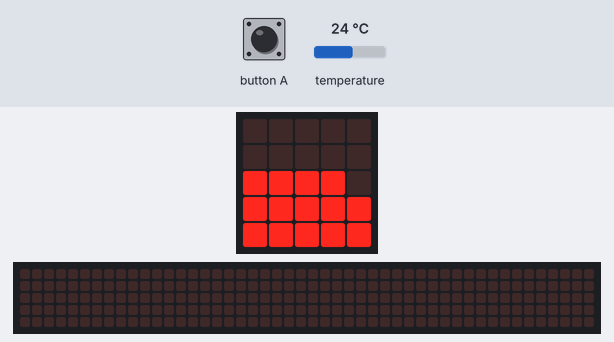
The program below on a simulated BBC micro:bit running MicroPython. Shown: the board's 5×5 LED display, a strip that is not on the board, showing the scrolling text unrolled. The test bench sets the inputs (shaded band); at power-on: temperature 24 °C. The 48×5 strip is a reading aid, not a part: it shows the text the display is scrolling, unrolled, one strip-width of it at a time.

Above: at 1.2 s.
1.3 s: button A pressed for 0.15 s
At 1.47 s:
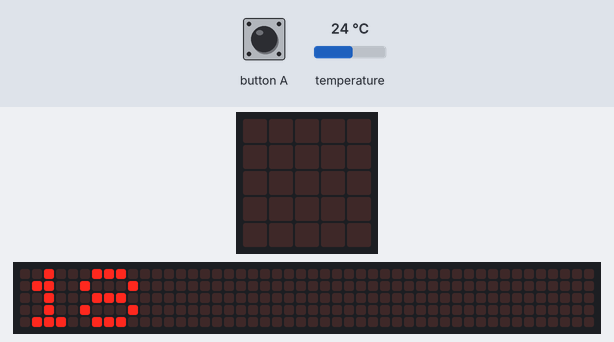
2.0 s: temperature set to 12 °C
At 4.6 s:
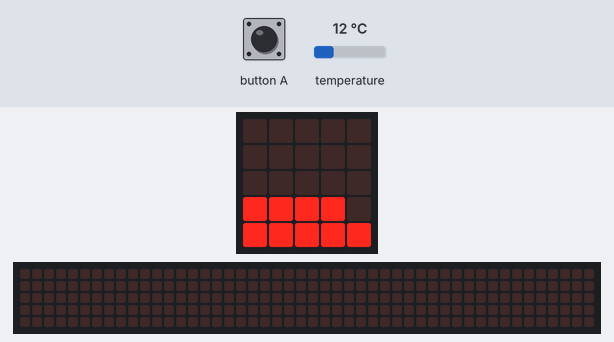
5.0 s: temperature set to 19 °C
At 5.7 s:
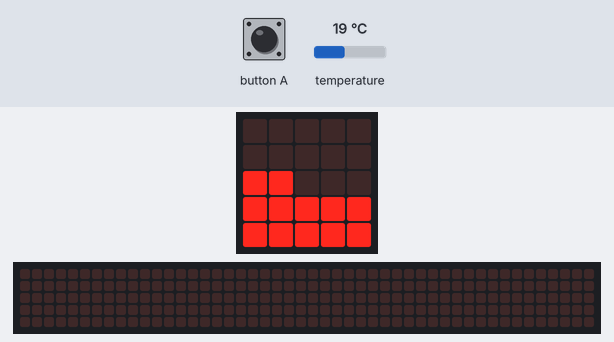
6.5 s: temperature set to 28 °C
At 7.0 s:
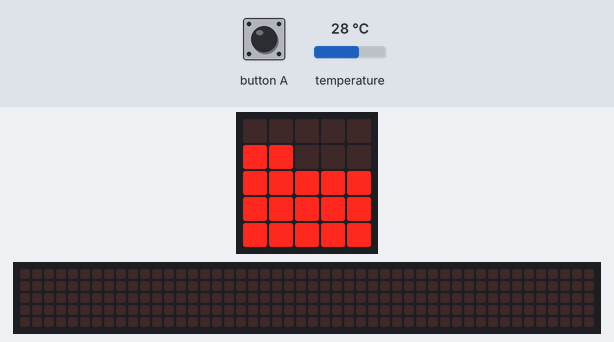
8.1 s: temperature set to 33 °C
At 9.4 s:
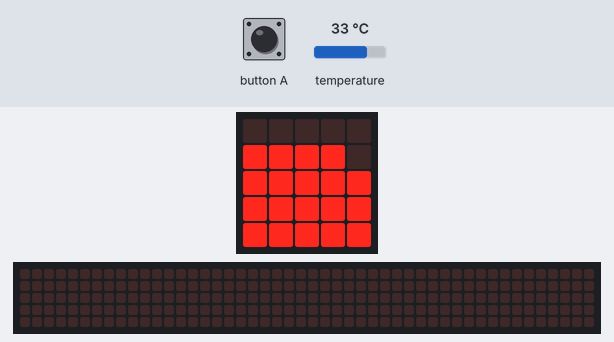
9.7 s: temperature set to 41 °C
At 10.9 s:
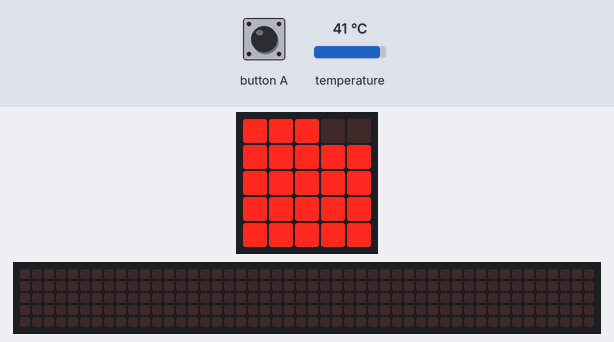
Timing chart, 0 to 12.3 s (numbered marks = the images above; inputs shaded):
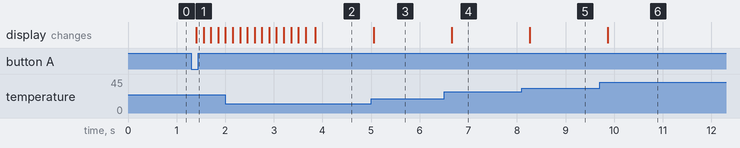

Measured:
- after the input at 1.3 s, the display: changes after 0.10 s (image 1)
- after the input at 2.0 s, the display: first differs from a run without the input after 1.9 s (image 2)
- after the input at 5.0 s, the display: changes after 0.06 s (image 3)
- after the input at 6.5 s, the display: changes after 0.16 s (image 4)
- after the input at 8.1 s, the display: changes after 0.16 s (image 5)
- after the input at 9.7 s, the display: changes after 0.17 s (image 6)

The program:

microbit_temp.py
```python
from microbit import *
import math

#tot hier import dingen

script = True

#tot hier het script aanzetten

mintien = Image("00000:"
             "00000:"
             "00000:"
             "00000:"
             "90000")

minacht = Image("00000:"
             "00000:"
             "00000:"
             "00000:"
             "99000")

minzes = Image("00000:"
             "00000:"
             "00000:"
             "00000:"
             "99900")

minvier = Image("00000:"
             "00000:"
             "00000:"
             "00000:"
             "99990")

mintwee = Image("00000:"
             "00000:"
             "00000:"
             "00000:"
             "99999")
nul = Image("00000:"
             "00000:"
             "00000:"
             "90000:"
             "99999")

twee = Image("00000:"
             "00000:"
             "00000:"
             "99000:"
             "99999")

vier = Image("00000:"
             "00000:"
             "00000:"
             "99900:"
             "99999")

zes = Image("00000:"
             "00000:"
             "00000:"
             "99990:"
             "99999")

acht = Image("00000:"
             "00000:"
             "00000:"
             "99999:"
             "99999")

tien = Image("00000:"
             "00000:"
             "90000:"
             "99999:"
             "99999")

twaalf = Image("00000:"
             "00000:"
             "99000:"
             "99999:"
             "99999")

veertien = Image("00000:"
             "00000:"
             "99900:"
             "99999:"
             "99999")

zestien = Image("00000:"
             "00000:"
             "99990:"
             "99999:"
             "99999")

achttien = Image("00000:"
             "00000:"
             "99999:"
             "99999:"
             "99999")

twintig = Image("00000:"
             "90000:"
             "99999:"
             "99999:"
             "99999")

tweeentwintig = Image("00000:"
             "99000:"
             "99999:"
             "99999:"
             "99999")

vierentwintig = Image("00000:"
             "99900:"
             "99999:"
             "99999:"
             "99999")

zesentwintig = Image("00000:"
             "99990:"
             "99999:"
             "99999:"
             "99999")

achtentwintig = Image("00000:"
             "99999:"
             "99999:"
             "99999:"
             "99999")

dertig = Image("90000:"
             "99999:"
             "99999:"
             "99999:"
             "99999")

tweeendertig = Image("99000:"
             "99999:"
             "99999:"
             "99999:"
             "99999")

vierendertig = Image("99900:"
             "99999:"
             "99999:"
             "99999:"
             "99999")

zesendertig = Image("99990:"
             "99999:"
             "99999:"
             "99999:"
             "99999")

achtendertig = Image("99999:"
             "99999:"
             "99999:"
             "99999:"
             "99999")

#tot hier alle plaatjes voor de temparatuur

while script == True:
    temp = temperature()
    mingetal = 6
    temp2 = temp - mingetal
#tot hier de afwijking van mijn (Aidan Middel) microbit bijstellen
    if button_a.was_pressed():
        display.scroll(temp2)
        #als je de a knop in drukt zie je de acuraate temparatuur
    elif temp2 in range(-100, -8):
        display.show(mintien)
    elif temp2 in range(-8, -6):
        display.show(minacht)
    elif temp2 in range(-6, -4):
        display.show(minzes)
    elif temp2 in range(-4, -2):
        display.show(minvier)
    elif temp2 in range(-2, 0):
        display.show(mintwee)
    elif temp2 in range(0, 2):
        display.show(nul)
    elif temp2 in range(2, 4):
        display.show(twee)
    elif temp2 in range(4, 6):
        display.show(vier)
    elif temp2 in range(6, 8):
        display.show(zes)
    elif temp2 in range(8, 10):
        display.show(acht)
    elif temp2 in range(10, 12):
        display.show(tien)
    elif temp2 in range(12, 14):
        display.show(twaalf)
    elif temp2 in range(14, 16):
        display.show(veertien)
    elif temp2 in range(16, 18):
        display.show(zestien)
    elif temp2 in range(18, 20):
        display.show(zestien)
    elif temp2 in range(20, 22):
        display.show(twintig)
    elif temp2 in range(22, 24):
        display.show(tweeentwintig)
    elif temp2 in range(24, 26):
        display.show(vierentwintig)
    elif temp2 in range(26, 28):
        display.show(zesentwintig)
    elif temp2 in range(28, 30):
        display.show(achtentwintig)
    elif temp2 in range(30, 32):
        display.show(dertig)
    elif temp2 in range(32, 34):
        display.show(tweeendertig)
    elif temp2 in range(34, 36):
        display.show(vierendertig)
    elif temp2 in range(36, 38):
        display.show(zesendertig)
    elif temp2 in range(38, 100):
        display.show(achtendertig)
    sleep(200)

#tot hier de plaatjes laten zien en knop voor temparatuur in getallen
```
